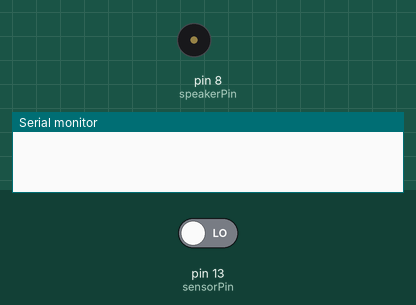
Bench run of a sketch on a simulated Arduino Uno, built with avr-gcc and run on an emulated ATmega328P. Parts: buzzer (waves = sounding), the last lines printed to the serial monitor. The test bench sets the inputs (shaded band); at power-on: pin 13 (sensorPin) LOW.

Above: at 2.8 s.
2.9 s: pin 13 (sensorPin) driven HIGH
At 5.5 s:
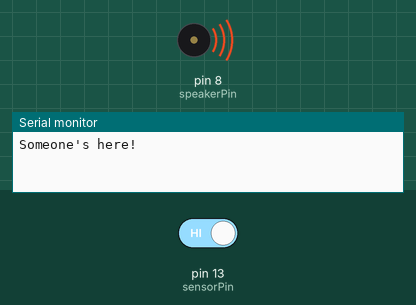
Timing chart, 0 to 13.0 s (numbered marks = the images above; inputs shaded):
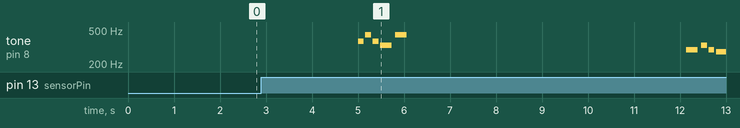

Measured:
- after the input at 2.9 s, tone on pin 8 (speakerPin): plays 370 Hz for 0.13 s, 440 Hz for 0.13 s, 370 Hz for 0.13 s, 330 Hz for 0.25 s, 440 Hz for 0.25 s, 294 Hz for 0.25 s … (9 notes in this stretch), starting after 2.1 s

The sketch:

Sensor.ino
```cpp
#include "pitches.h"

int sensorPin = 13;
int speakerPin = 8;
bool  playedFirstHalf= false;
int timer = 0;

int firstHalf[] = {NOTE_FS4, NOTE_A4, NOTE_FS4, NOTE_E4, NOTE_A4};
int secondHalf[] = {NOTE_D4, NOTE_E4, NOTE_D4, NOTE_CS4, NOTE_A3};
int firstDuration[] = {8,8,8,4,4};
int secondDuration[] = {4,8,8,4,4};

void setup()
{
  pinMode(sensorPin, INPUT);
  Serial.begin(9600);
}

void loop()
{
  if(digitalRead(sensorPin) == HIGH &&
     timer >= 5)
     {
       Serial.println("Someone's here!");
       timer = 0;
       if(!playedFirstHalf)
       {
         pony(firstHalf, firstDuration);
         playedFirstHalf = true;
         Serial.println("Playing first part");
       }
       else
       {
         pony(secondHalf, secondDuration);
         playedFirstHalf = false;
         Serial.println("Playing second part");
       }
       delay(1000);
     }
  else
  {
    timer++;
    delay(1000);
  }
}

void pony(int melody[], int noteDurations[])
{
  for (int thisNote = 0; thisNote < 5; thisNote++)
  {
    int noteDuration = 1000 / noteDurations[thisNote];
    tone(8, melody[thisNote], noteDuration);

    // to distinguish the notes, set a minimum time between them.
    // the note's duration + 30% seems to work well:
    int pauseBetweenNotes = noteDuration * 1.30;
    delay(pauseBetweenNotes);
    // stop the tone playing:
    noTone(8);
   }
}
```

pitches.h
```cpp
/*************************************************
 * Public Constants
 *************************************************/

#define NOTE_B0  31
#define NOTE_C1  33
#define NOTE_CS1 35
#define NOTE_D1  37
#define NOTE_DS1 39
#define NOTE_E1  41
#define NOTE_F1  44
#define NOTE_FS1 46
#define NOTE_G1  49
#define NOTE_GS1 52
#define NOTE_A1  55
#define NOTE_AS1 58
#define NOTE_B1  62
#define NOTE_C2  65
#define NOTE_CS2 69
#define NOTE_D2  73
#define NOTE_DS2 78
#define NOTE_E2  82
#define NOTE_F2  87
#define NOTE_FS2 93
#define NOTE_G2  98
#define NOTE_GS2 104
#define NOTE_A2  110
#define NOTE_AS2 117
#define NOTE_B2  123
#define NOTE_C3  131
#define NOTE_CS3 139
#define NOTE_D3  147
#define NOTE_DS3 156
#define NOTE_E3  165
#define NOTE_F3  175
#define NOTE_FS3 185
#define NOTE_G3  196
#define NOTE_GS3 208
#define NOTE_A3  220
#define NOTE_AS3 233
#define NOTE_B3  247
#define NOTE_C4  262
#define NOTE_CS4 277
#define NOTE_D4  294
#define NOTE_DS4 311
#define NOTE_E4  330
#define NOTE_F4  349
#define NOTE_FS4 370
#define NOTE_G4  392
#define NOTE_GS4 415
#define NOTE_A4  440
#define NOTE_AS4 466
#define NOTE_B4  494
#define NOTE_C5  523
#define NOTE_CS5 554
#define NOTE_D5  587
#define NOTE_DS5 622
#define NOTE_E5  659
#define NOTE_F5  698
#define NOTE_FS5 740
#define NOTE_G5  784
#define NOTE_GS5 831
#define NOTE_A5  880
#define NOTE_AS5 932
#define NOTE_B5  988
#define NOTE_C6  1047
#define NOTE_CS6 1109
#define NOTE_D6  1175
#define NOTE_DS6 1245
#define NOTE_E6  1319
#define NOTE_F6  1397
#define NOTE_FS6 1480
#define NOTE_G6  1568
#define NOTE_GS6 1661
#define NOTE_A6  1760
#define NOTE_AS6 1865
#define NOTE_B6  1976
#define NOTE_C7  2093
#define NOTE_CS7 2217
#define NOTE_D7  2349
#define NOTE_DS7 2489
#define NOTE_E7  2637
#define NOTE_F7  2794
#define NOTE_FS7 2960
#define NOTE_G7  3136
#define NOTE_GS7 3322
#define NOTE_A7  3520
#define NOTE_AS7 3729
#define NOTE_B7  3951
#define NOTE_C8  4186
#define NOTE_CS8 4435
#define NOTE_D8  4699
#define NOTE_DS8 4978
```
